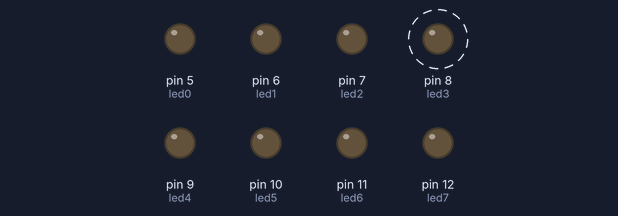
The sketch below on a simulated Arduino Uno, built with avr-gcc and run on an emulated ATmega328P. On the bench: output pins drawn as LEDs (lit = HIGH). Dashed ring = blinking. What the sketch prints to the serial monitor is not drawn.

Above: at 0.2 s.
Timing chart, 0 to 3.0 s (numbered marks = the images above):
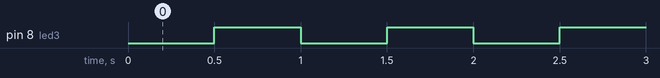

The sketch:

007_unicLED.ino
```cpp
/**********************************************************************************
**                                                                               **
**                              Array de 8 LEDs                                  **
**                                                                               **
**                                                                               **
**********************************************************************************/

//********** Includes *************************************************************

//********** Variables ************************************************************
const int led0 = 5;          // donar nom al pin 5 de l’Arduino
const int led1 = 6;          // donar nom al pin 6 de l’Arduino
const int led2 = 7;          // donar nom al pin 7 de l’Arduino
const int led3 = 8;          // donar nom al pin 8 de l’Arduino
const int led4 = 9;          // donar nom al pin 9 de l’Arduino
const int led5 = 10;         // donar nom al pin 10 de l’Arduino
const int led6 = 11;         // donar nom al pin 11 de l’Arduino
const int led7 = 12;         // donar nom al pin 12 de l’Arduino
unsigned long temps = 500;
      int a = 0, b = 30;


//********** Setup ****************************************************************
void setup()
{
  pinMode(led0, OUTPUT);     // definir el pin 5 com una sortida
  pinMode(led1, OUTPUT);     // definir el pin 6 com una sortida
  pinMode(led2, OUTPUT);     // definir el pin 7 com una sortida
  pinMode(led3, OUTPUT);     // definir el pin 8 com una sortida
  pinMode(led4, OUTPUT);     // definir el pin 9 com una sortida
  pinMode(led5, OUTPUT);     // definir el pin 10 com una sortida
  pinMode(led6, OUTPUT);     // definir el pin 11 com una sortida
  pinMode(led7, OUTPUT);     // definir el pin 12 com una sortida
}

//********** Loop *****************************************************************
void loop()
{
  Serial.begin(9600);       //set up Serial library at 9600 bps
  Serial.println(a = a+1) ;

  if (a<= b)

  {
  digitalWrite(led3, LOW);    // posar a 5V el pin 8

  delay(temps);                // es queden leds 300ms encesos

  digitalWrite(led3, HIGH);    // posar a 5V el pin 8

  delay(temps);                // es queden leds 300ms apagats
  }

  else

  {
  digitalWrite(led3, LOW);    // posar a 5V el pin 8

  delay(temps);                // es queden leds 300ms encesos
  }
}

//********** Funcions *************************************************************
```

Measured:
- by itself, pin 8 (led3): alternates HIGH for 0.50 s and LOW for 0.50 s, 60 changes in all, then stays LOW
